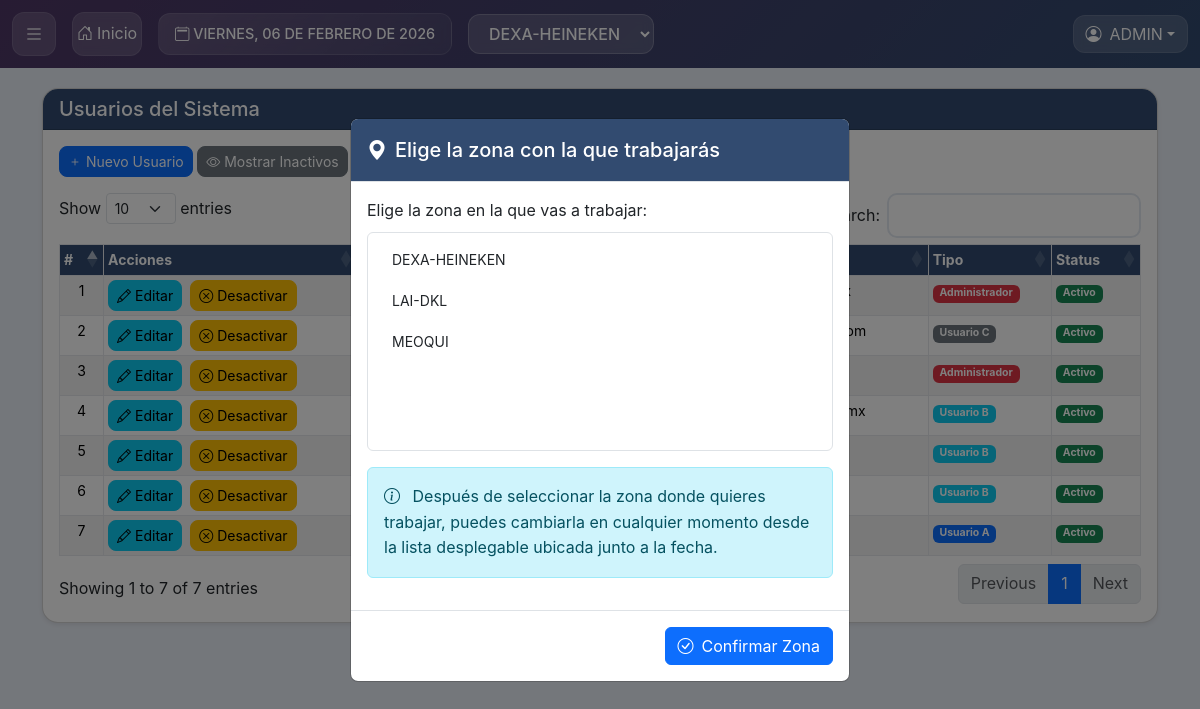
Page /?p=usuarios (signed in) on the earlier database version.
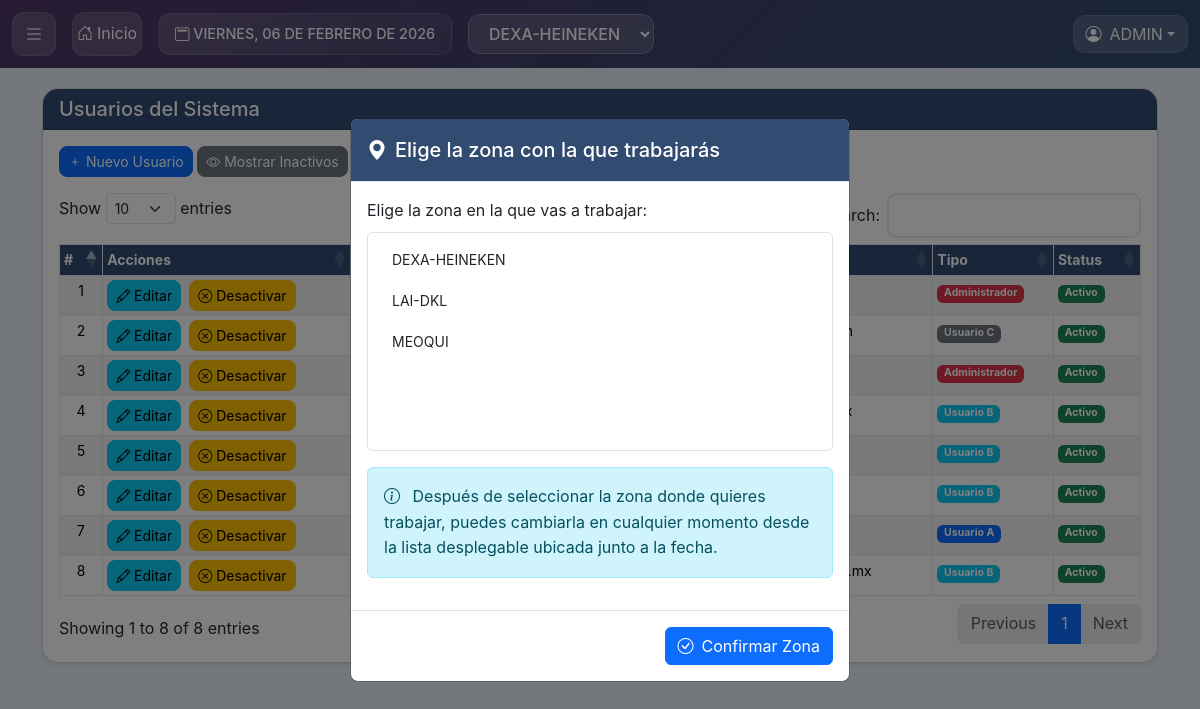
Same page on the later database version.
### tables this page shows
CREATE TABLE IF NOT EXISTS `usuarios` (
  `id_user` int NOT NULL AUTO_INCREMENT,
  `nombre` varchar(255) DEFAULT NULL,
  `correo` varchar(255) DEFAULT NULL,
  `usuario` varchar(255) DEFAULT NULL,
  `pass` varchar(255) DEFAULT NULL,
  `tipo` varchar(255) DEFAULT NULL,
  `fecha` timestamp NOT NULL DEFAULT CURRENT_TIMESTAMP,
  `a` varchar(255) DEFAULT '0',
  `b` varchar(255) NOT NULL DEFAULT '0',
  `c` varchar(255) NOT NULL DEFAULT '0',
  `d` varchar(255) NOT NULL DEFAULT '0',
  `e` varchar(255) NOT NULL DEFAULT '0',
  `f` varchar(255) NOT NULL DEFAULT '0',
  `g` varchar(255) NOT NULL DEFAULT '0',
  `h` varchar(255) NOT NULL DEFAULT '0',
  `a1` varchar(255) NOT NULL DEFAULT '0',
  `b1` varchar(255) NOT NULL DEFAULT '0',
  `c1` varchar(255) NOT NULL DEFAULT '0',
  `d1` varchar(255) NOT NULL DEFAULT '0',
  `e1` varchar(255) NOT NULL DEFAULT '0',
  `f1` varchar(255) NOT NULL DEFAULT '0',
  `g1` varchar(255) DEFAULT '0',
  `h1` varchar(255) NOT NULL DEFAULT '0',
  `zona` varchar(255) DEFAULT NULL,
  `af` varchar(255) NOT NULL DEFAULT '0',
  `acr` varchar(255) NOT NULL DEFAULT '0',
  `acc` varchar(255) NOT NULL DEFAULT '0',
  `en_correo` varchar(255) NOT NULL DEFAULT '0',
  `prec` varchar(255) NOT NULL DEFAULT '0',
  `zona_adm` varchar(255) NOT NULL DEFAULT '0',
  `status` varchar(255) NOT NULL DEFAULT '1',
  PRIMARY KEY (`id_user`)
);

### mod/usuarios.php (the view, shortened to what the changed rows need)
<div class="container mt-2">
    <div class="card shadow-sm">
        <h5 class="card-header encabezado-col text-white">Usuarios del Sistema</h5>
        <div class="card-body">
            <div class="mb-3">
                <a <?= $perm['Clien_Crear'];?> href="?p=N_usuario" class="btn btn-primary btn-sm rounded-3">
                    <i class="bi bi-plus"></i> Nuevo Usuario
                </a>
                <button <?= $perm['INACTIVO'];?> class="btn btn-secondary btn-sm rounded-3" onclick="toggleInactive()">
                    <i class="bi bi-eye"></i> Mostrar Inactivos
                </button>
            </div>
            <div class="table-responsive">
                <table class="table table-striped table-bordered table-hover table-sm" id="miTabla" style="width:100%">
                    <thead>
                        <tr>
                            <th>#</th>
                            <th>Acciones</th>
                            <th data-priority="1">Usuario</th>
                            <th>Nombre</th>
                            <th>Correo</th>
                            <th>Tipo</th>
                            <th>Status</th>
                        </tr>
                    </thead>
                    <tbody>
                        <?php
                        $query = "SELECT * FROM usuarios";
                        $result = $conn_mysql->query($query);
                        $Contador = 0;
                        $Activos = 1;
                        $Desacti = 1;
                        while ($Usuario = mysqli_fetch_array($result)) {
                            ($Usuario['status'] == '1') ? $Contador = $Activos++ : $Contador = $Desacti++ ;
                            $tipoUsuario = '';
                            $badgeClass = '';
                            $status = $Usuario['status'] == '1' ? 'Activo' : 'Inactivo';
                            $badgeClass1 = $Usuario['status'] == '1' ? 'bg-success' : 'bg-danger';
                            switch($Usuario['tipo']) {
                                case 100:
                                $tipoUsuario = 'Administrador';
                                $badgeClass = 'bg-danger';
                                break;
                                case 50:
                                $tipoUsuario = 'Usuario A';
                                $badgeClass = 'bg-primary';
                                break;
                                case 30:
                                $tipoUsuario = 'Usuario B';
                                $badgeClass = 'bg-info';
                                break;
                                case 10:
                                $tipoUsuario = 'Usuario C';
                                $badgeClass = 'bg-secondary';
                                break;
                            }
                            ?>
                            <tr>
                                <td class="text-center"><?= $Contador ?></td>
                                <td class="text-center">
                                    <div class="d-flex flex-wrap gap-2">
                                     <?php if ($Usuario['status'] == '1'): ?>
                                        <a <?= $perm['Clien_Editar'];?> href="?p=E_usuario&id=<?= $Usuario['id_user'] ?>"
                                         class="btn btn-info btn-sm rounded-3">
                                         <i class="bi bi-pencil"></i> Editar
                                     </a>
                                     <button <?= $perm['ACT_DES'];?> class="btn btn-warning btn-sm rounded-3 desactivar-user-btn"
                                         data-id="<?= $Usuario['id_user'] ?>">
                                         <i class="bi bi-x-circle"></i> Desactivar
                                     </button>
                            <?php endif; ?>
                        </div>
                    </td>
                    <td><a class="link-primary link-offset-2 link-underline-opacity-25 link-underline-opacity-100-hover" href="?p=V_usuarios&id=<?= $Usuario['id_user'] ?>" class="text-primary"><?= htmlspecialchars($Usuario['usuario']) ?></a>  </td>
                    <td><?= htmlspecialchars($Usuario['nombre']) ?></td>
                    <td><?= htmlspecialchars($Usuario['correo']) ?></td>
                    <td><span class="badge <?= $badgeClass ?>"><?= $tipoUsuario ?></span></td>
                    <td><span class="badge <?= $badgeClass1 ?>"><?= $status ?></span></td>
                </tr>
                <?php
            }
            ?>
        </tbody>
    </table>
</div>
</div>
</div>
</div>

### index.php (shortened to what the changed rows need)
<?php
include "config/conexiones.php";
if(!isset($p)){
  $p = "inicio";
}else{
  $p = $p;
}
?>
<!DOCTYPE html>
<html data-bs-theme="light" lang="es">
<head>
    <link href="https://cdn.jsdelivr.net/npm/bootstrap@5.3.3/dist/css/bootstrap.min.css" rel="stylesheet">
    <link rel="stylesheet" href="https://cdn.jsdelivr.net/npm/bootstrap-icons@1.11.3/font/bootstrap-icons.min.css">
    <link href="https://cdn.jsdelivr.net/npm/select2@4.1.0-rc.0/dist/css/select2.min.css" rel="stylesheet" />
    <link rel="stylesheet" href="https://cdn.datatables.net/1.13.6/css/dataTables.bootstrap5.min.css">
    <link rel="stylesheet" href="https://cdn.datatables.net/responsive/2.2.9/css/responsive.dataTables.min.css">
    <link rel="stylesheet" href="https://cdn.datatables.net/buttons/2.4.2/css/buttons.dataTables.min.css">
    <link rel="stylesheet" href="https://cdn.datatables.net/fixedheader/3.3.2/css/fixedHeader.dataTables.min.css">
    <link rel="stylesheet" href="config/stil.css">
</head>
<?php
$color_zona = '#324B70';
?>
<body style="--color-primario: <?= htmlspecialchars($color_zona) ?>;">
    <?php
if(isset($_SESSION['id_cliente'])){
    $user_id = $_SESSION['id_cliente'];
    $Pruev0 = $conn_mysql->query("SELECT * FROM usuarios where id_user = '$user_id'");
    $Pruev1 = mysqli_fetch_array($Pruev0);
    $zona_user = $Pruev1['zona'];
    $TipoUserSession = $Pruev1['tipo'];
    $zonasPermitidas = [];
    if ($zona_user == '0' || empty($zona_user)) {
        $zonasPermitidas = 'todas';
    } else {
        $zonasPermitidas = explode(',', $zona_user);
    }
                                $perMi = $Pruev1['a'].','.$Pruev1['b'].','.$Pruev1['c'].','.$Pruev1['d'].','.$Pruev1['e'].','.
                                $Pruev1['a1'].','.$Pruev1['b1'].','.$Pruev1['c1'].','.$Pruev1['d1'].','.$Pruev1['e1'].','.
                                $Pruev1['af'].','.$Pruev1['acr'].','.$Pruev1['acc'].','.$Pruev1['f'].','.$Pruev1['f1'].','.
                                $Pruev1['en_correo'].','.$Pruev1['prec'].','.$Pruev1['g'].','.$Pruev1['g1'].','.$Pruev1['h'].','.$Pruev1['h1'];
                                $dias = array("DOMINGO","LUNES","MARTES","MIÉRCOLES","JUEVES","VIERNES","SÁBADO");
                                $meses = array("ENERO","FEBRERO","MARZO","ABRIL","MAYO","JUNIO","JULIO","AGOSTO","SEPTIEMBRE","OCTUBRE","NOVIEMBRE","DICIEMBRE");
                                $numero_dia = date('w');
                                $dia = date('d');
                                $numero_mes = date('n') - 1;
                                $anio = date('Y');
                                $fecha_formateada = $dias[$numero_dia] . ", " . $dia . " DE " . $meses[$numero_mes] . " DE " . $anio;
                                $perm = permisos($TipoUserSession, $perMi);
                                ?>
<div class="modal fade" id="zoneSelectModal" data-bs-backdrop="static" data-bs-keyboard="false" tabindex="-1" aria-labelledby="zoneSelectModalLabel" aria-hidden="true">
    <div class="modal-dialog modal-dialog-centered">
        <div class="modal-content">
            <div class="modal-header encabezado-col text-white">
                <h5 class="modal-title" id="zoneSelectModalLabel">
                    <i class="bi bi-geo-alt-fill me-2"></i>Elige la zona con la que trabajarás
                </h5>
            </div>
            <div class="modal-body">
                <form id="zoneSelectForm" method="post" action="procesar_zona.php">
                    <div class="mb-3">
                        <label for="zoneSelectInicio" class="form-label">Elige la zona en la que vas a trabajar:</label>
                        <select class="form-select" size="5" name="selected_zone" id="zoneSelectInicio" required>
                            <?php
                            if ($zonasPermitidas === 'todas') {
                                $zones_query = mysqli_query($conn_mysql, "SELECT * FROM zonas WHERE status = 1 ORDER BY nom");
                                while ($zone = mysqli_fetch_assoc($zones_query)) {
                                    echo '<option value="'.$zone['id_zone'].'">'.htmlspecialchars($zone['nom']).'</option>';
                                }
                            }
                            ?>
                        </select>
                    </div>
                </form>
                <div class="alert alert-info" role="alert">
                    <i class="bi bi-info-circle me-2"></i>
                    Después de seleccionar la zona donde quieres trabajar, puedes cambiarla en cualquier momento desde la lista desplegable ubicada junto a la fecha.
                </div>
            </div>
            <div class="modal-footer">
                <button type="button" class="btn btn-primary" id="saveZoneBtn">
                    <i class="bi bi-check-circle me-2"></i>Confirmar Zona
                </button>
            </div>
        </div>
    </div>
</div>
<nav class="navbar navbar-expand-lg encabezado">
    <div class="container-fluid">
        <div class="d-flex align-items-center w-100">
            <button id="menu-btn" class="menu-btn-header me-2 me-md-3">
                <i class="bi bi-list fs-5"></i>
            </button>
            <a href="./" class="inicio-btn-copy me-2 me-md-3" title="Ir al inicio">
                <i class="bi bi-house-door me-1"></i>
                <span class="d-none d-md-inline">Inicio</span>
            </a>
            <div class="date-display me-2 me-md-3 d-none d-lg-block">
                <i class="bi bi-calendar2"></i> <?= $fecha_formateada ?>
            </div>
            <div class="zone-selector me-2 me-md-3">
                <form id="zoneForm" method="post" action="procesar_zona.php">
                    <select class="sleczone" name="selected_zone" id="zoneSelect">
                        <?php
                        $selected_zone = $_SESSION['selected_zone'] ?? 0;
                        if ($zonasPermitidas === 'todas') {
                            $zones_query = mysqli_query($conn_mysql, "SELECT * FROM zonas WHERE status = 1 ORDER BY nom");
                            while ($zone = mysqli_fetch_assoc($zones_query)) {
                                $selected = ($selected_zone == $zone['id_zone']) ? ' selected' : '';
                                echo '<option value="' . $zone['id_zone'] . '"' . $selected . '>' .
                                htmlspecialchars($zone['nom']) . '</option>';
                            }
                        }
                        ?>
                    </select>
                </form>
            </div>
            <div class="user-dropdown ms-auto">
                <div class="dropdown">
                    <button class="btn dropdown-toggle d-flex align-items-center <?= isSudoSession() ? 'btn-warning' : '' ?>"
                        type="button" id="userDropdown" data-bs-toggle="dropdown" aria-expanded="false">
                        <i class="bi bi-person-circle me-2"></i>
                        <span>
                            <?= $Pruev1['usuario'] ?>
                        </span>
                    </button>
                    </div>
                </div>
            </div>
        </div>
    </nav>
    <div class="contenido">
        <?php
        if (moduloDisponibleParaZona($p, $conn_mysql)) {
            if(file_exists("mod/".$p.".php")){
                include "mod/".$p.".php";
            } else if ($p == "sudo_login") {
                include "mod/sudo_login.php";
            } else if ($p == "sudo_logout") {
                include "mod/sudo_logout.php";
            }
        }
        ?>
    <?php } ?>
</div>
</body>
</html>

Differences in the rows shown:
added usuarios: Contador "8", tipo "Usuario B", status "Activo"
Other differences:
text written by a page script: "Show entries Search: Showing 1 to 7 of 7 entries Previous 1 Next" → "Show entries Search: Showing 1 to 8 of 8 entries Previous 1 Next"
